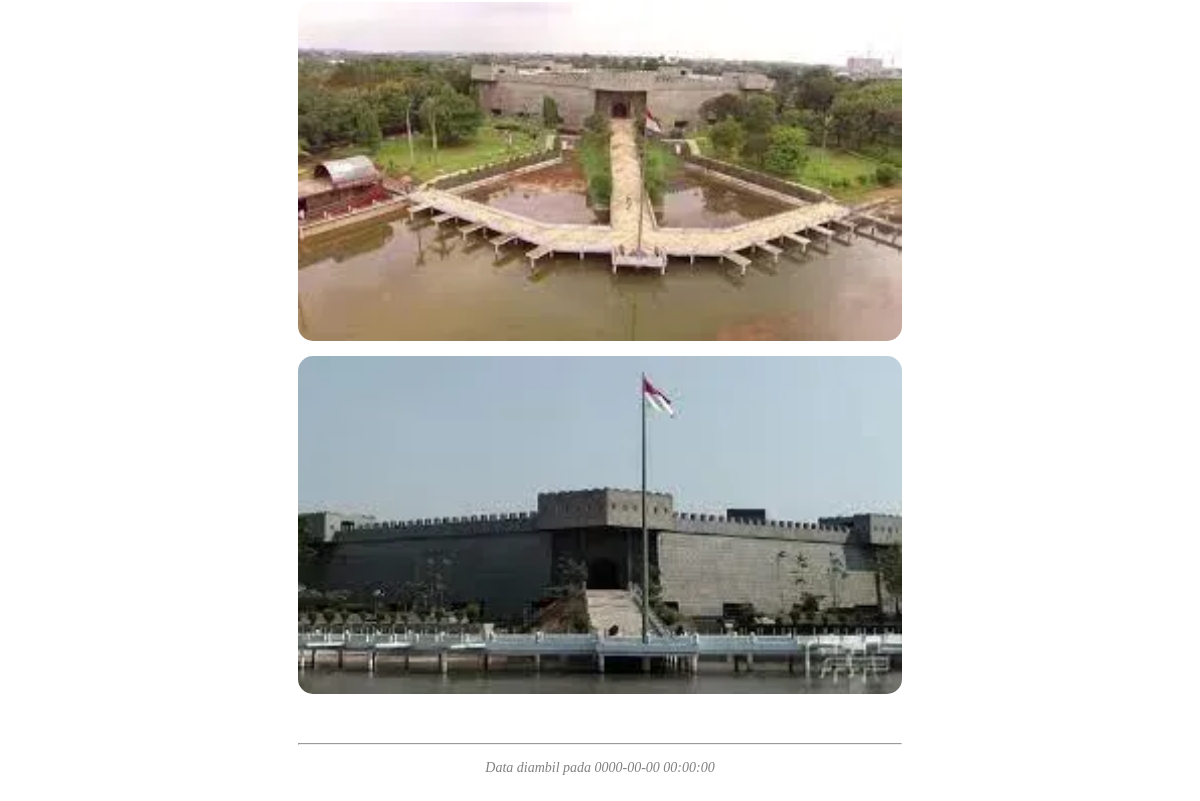
Before: /place/index.php?id=3 (lower part) with the older database file.
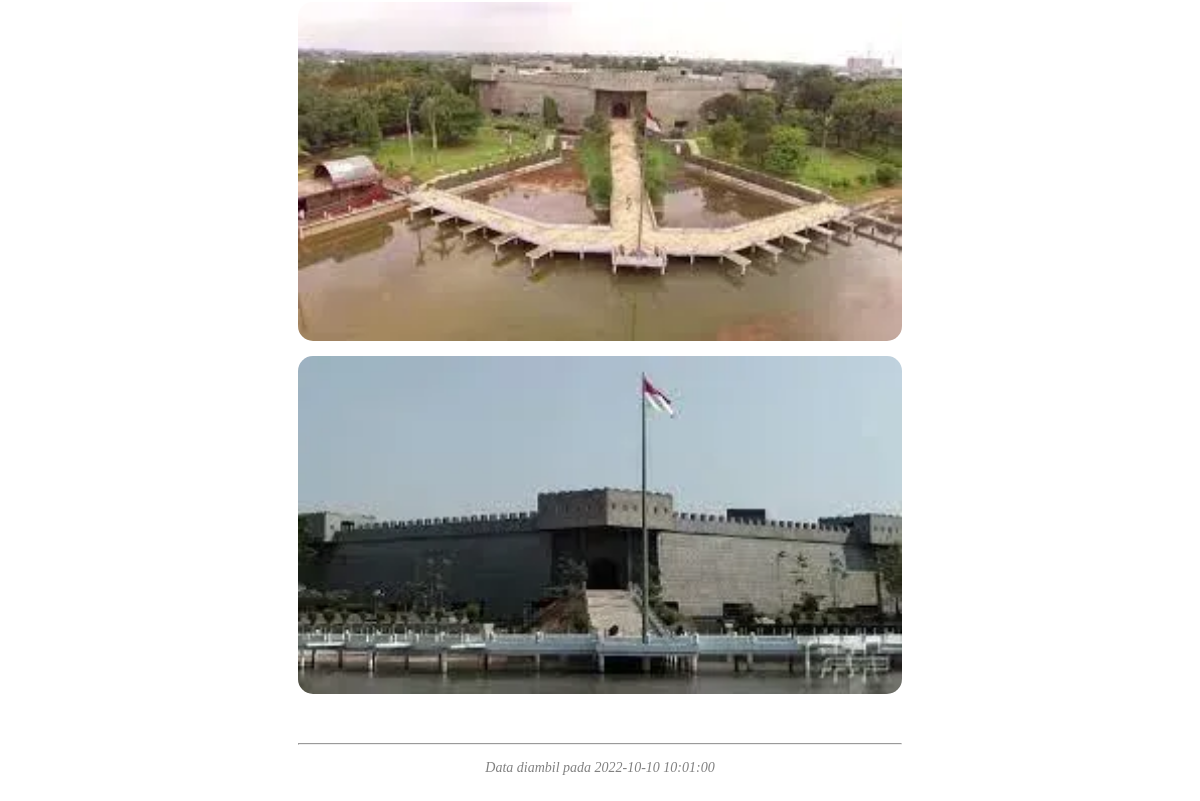
After: the same page with the newer database file.
### tables this page shows
CREATE TABLE `tempat` (
  `id` int(11) NOT NULL,
  `lokasi` varchar(16) NOT NULL,
  `nama` varchar(48) NOT NULL,
  `tipe` varchar(8) NOT NULL,
  `deskripsi` text NOT NULL,
  `buka` time NOT NULL,
  `tutup` time NOT NULL,
  `htm` varchar(25) NOT NULL,
  `gmaps` varchar(255) NOT NULL,
  `foto1` varchar(255) NOT NULL,
  `foto2` varchar(255) NOT NULL,
  `foto3` varchar(255) NOT NULL,
  `timestamp` datetime NOT NULL
);

### place/index.php (the view, shortened to what this page needs)
<?php
    require "../script/php/conn.php";
    $id = $_GET["id"];
    $result = mysqli_query($conn, "SELECT * FROM tempat WHERE id = $id");
    $row = mysqli_fetch_row($result);
?>
<!DOCTYPE html>
<html lang="en">
<head>
    <link rel="stylesheet" href="/style/place.css">
</head>
<body>
    <div class="centre">
        <article>
            <img src="<?= $row[10]; ?>" alt="Gambar <?= $row[1]; ?>">
            <img src="<?= $row[11]; ?>" alt="Gambar <?= $row[1]; ?>">
            <br><br><br><hr>
            <p class="timestamp">Data diambil pada <?= $row[12]; ?></p>
        </article>
    </div>
</body>
</html>

Changed rows visible on the page:
changed tempat: timestamp "0000-00-00 00:00:00" → "2022-10-10 10:01:00"
